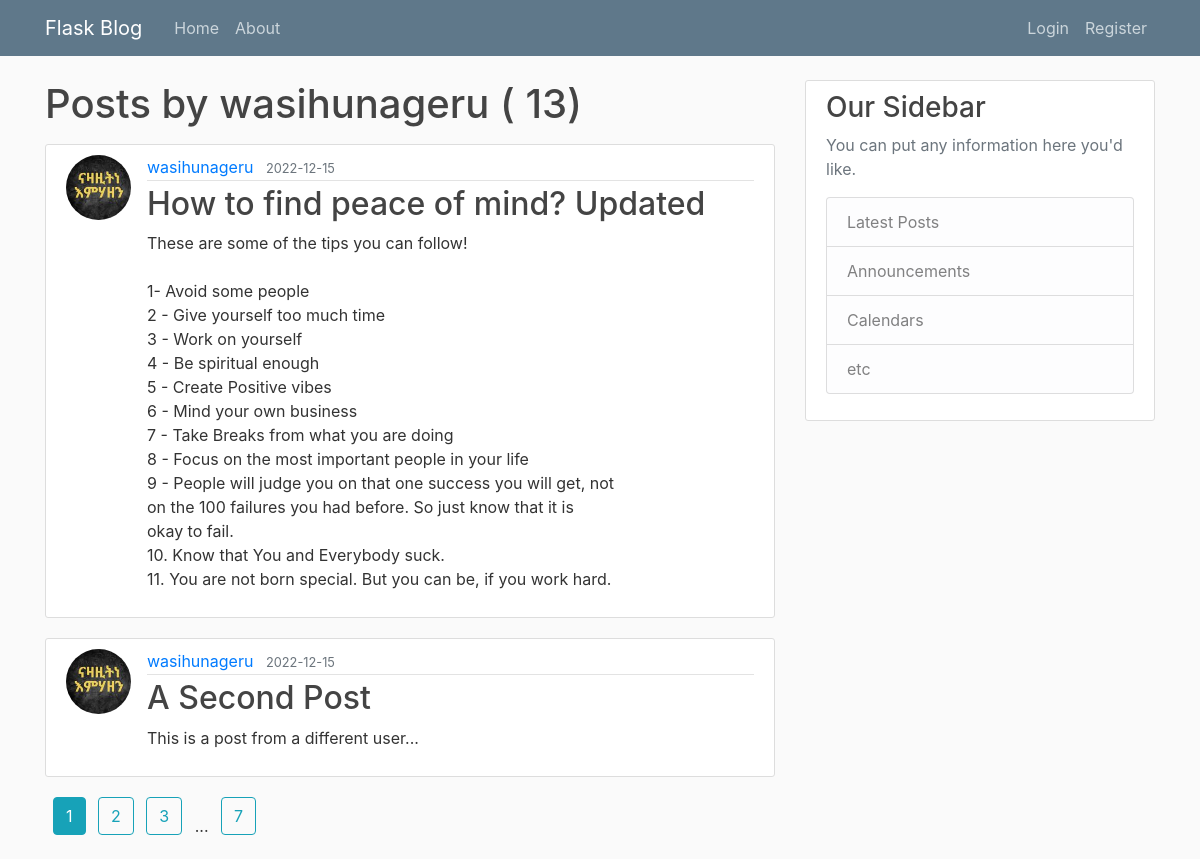
Page /user/wasihunageru on the committed database.
### flaskblog/models.py (models this page shows, shortened)
class User(db.Model, UserMixin):
    id = db.Column(db.Integer, primary_key=True)
    username = db.Column(db.String(20), unique=True, nullable=False)
    email = db.Column(db.String(120), unique=True, nullable=False)
    password = db.Column(db.String(60), nullable=False)
    image = db.Column(
        db.String(20),
        nullable=False,
        default="default.jpg",
    )
    posts = db.relationship("Post", backref="author", lazy=True)

class Post(db.Model):
    id = db.Column(db.Integer, primary_key=True)
    title = db.Column(db.String(100), nullable=False, unique=True)
    date_posted = db.Column(db.DateTime, nullable=False, default=datetime.utcnow())
    content = db.Column(db.Text, nullable=False)
    user_id = db.Column(db.Integer, db.ForeignKey("user.id"), nullable=False)

### flaskblog/routes.py (the view)
@app.route("/user/<string:username>")
def user_posts(username):
    page = request.args.get("page", 1, type=int)
    user = User.query.filter_by(username=username).first_or_404()
    posts = (
        Post.query.filter_by(author=user)
        .order_by(Post.date_posted.desc())
        .paginate(page=page, per_page=2)
    )
    return render_template("user_post.html", posts=posts, user=user)

### flaskblog/templates/user_post.html (shortened to what this page needs)
{% extends 'layout.html' %}
{% block content %}
    <h1 class="mb-3"> Posts by {{ user.username }} ( {{ posts.total}}) </h1>
    {% for post in posts %}
        <article class="media content-section">
            <img class="rounded-circle article-img"
                src="{{url_for('static', filename='profile_pictures/'+post.author.image)}}" />
                <div class="media-body">
                    <div class="article-metadata">
                        <a class="mr-2" href="{{ url_for('user_posts', username=post.author.username) }}">{{ post.author.username }}</a>
                        <small class="text-muted">{{ post.date_posted.strftime('%Y-%m-%d') }}</small>
                    </div>
                    <h2><a class="article-title" href=" {{ url_for('post', post_id=post.id) }} ">
                        {{ post.title }}</a></h2>
                    <p class="article-content">{{ post.content }}</p>
                </div>
        </article>
    {% endfor %}
    {% for page_num in posts.iter_pages(left_edge=1, right_edge=1, left_current=1, right_current=2) %}
        {% if page_num %}
            {% if posts.page == page_num %}
                <a class="btn btn-info ml-2 mb-4" href={{ url_for('user_posts', username=user.username, page=page_num)}}> {{ page_num }} </a>
            {% else %}
                <a class="btn btn-outline-info ml-2 mb-4" href={{ url_for('user_posts', username=user.username, page=page_num )}}> {{ page_num }} </a>
            {% endif %}
        {% else %}
            <span class="ml-2"> ... </span>
        {% endif %}
    {% endfor %}
{% endblock content %}

### flaskblog/static/styles.css (style rules this page uses)
body { background: #fafafa; color: #333333; margin-top: 5rem; }
h1, h2, h3, h4, h5, h6 { color: #444444; }
.content-section { background: #ffffff; padding: 10px 20px; border: 1px solid #dddddd; border-radius: 3px; margin-bottom: 20px; }
.article-title { color: #444444; }
.article-content { white-space: pre-line; }
.article-img { height: 65px; width: 65px; margin-right: 16px; }
.article-metadata { padding-bottom: 1px; margin-bottom: 4px; border-bottom: 1px solid #e3e3e3 }

### rows in the picture
User: username "wasihunageru"
Post: image (picture), author.username "wasihunageru", date_posted "2022-12-15", title "How to find peace of mind? Updated", content "These are some of the tips you can follow! 1- Avoid some people 2 - Give yourself too much time 3 - Work on yourself 4 - Be spiritual enough 5 - Create Positive vibes 6 - Mind your own business 7 - Take Breaks from what you are doing 8 - Focus on the most important people in your life 9 - People will judge you on that one success you will get, not on the 100 failures you had before. So just know that it is okay to fail. 10. Know that You and Everybody suck. 11. You are not born special. But you can be, if you work hard."
Post: image (picture), author.username "wasihunageru", date_posted "2022-12-15", title "A Second Post", content "This is a post from a different user..."

### other values in the picture
{{ posts.total }} "13"
{{ page_num }} "1"
{{ page_num }} "2" "3" "7"
